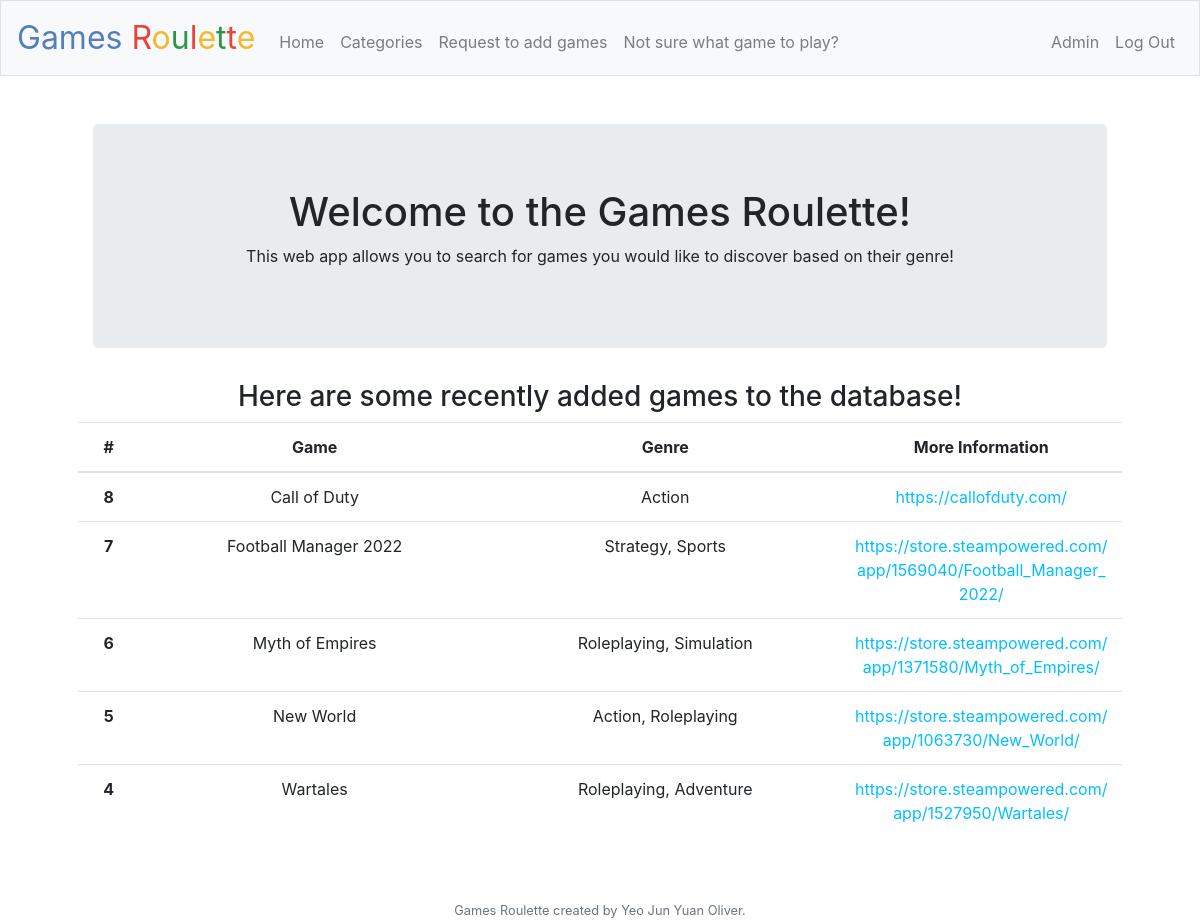
The page / (signed in) on the database its author committed.
### tables this page shows
CREATE TABLE games (id INTEGER, gamename TEXT NOT NULL, genre TEXT NOT NULL, website TEXT NOT NULL, PRIMARY KEY(id));

### application.py (the view)
@app.route("/")
@login_required
def index():
    user_id = session['user_id']
    admin = db.execute("SELECT admin FROM users WHERE id = ?", user_id)[0]["admin"]
    games = db.execute("SELECT id, gamename, genre, website FROM games ORDER BY id DESC LIMIT 5")
    return render_template("index.html", admin=admin, games=games)

### application.py (called while the page is built)
@app.after_request
def after_request(response):
    response.headers["Cache-Control"] = "no-cache, no-store, must-revalidate"
    response.headers["Expires"] = 0
    response.headers["Pragma"] = "no-cache"
    return response

### helpers.py (called while the page is built)
def login_required(f):
    @wraps(f)
    def decorated_function(*args, **kwargs):
        if session.get("user_id") is None:
            return redirect("/login")
        return f(*args, **kwargs)
    return decorated_function

### templates/index.html (shortened to what this page needs)
{% extends "layout.html" %}
{% block main %}
    <div class="container">
        <div class="jumbotron">
            <h1>Welcome to the Games Roulette!</h1>
            <p>This web app allows you to search for games you would like to discover based on their genre!</p>
        </div>
    </div>
    <h3>Here are some recently added games to the database!</h3>
    <table class="table">
        <thead>
            <tr>
                <th scope="col">#</th>
                <th scope="col">Game</th>
                <th scope="col">Genre</th>
                <th scope="col">More Information</th>
            </tr>
        </thead>
        <tbody>
            {% for game in games %}
            <tr>
                <th scope="row">{{ game.id }}</th>
                <td>{{ game.gamename }}</td>
                <td>{{ game.genre }}</td>
                <td style="word-wrap: break-word;min-width: 160px;max-width: 160px;"><a href={{ game.website }}>{{ game.website }}</a></td>
            </tr>
            {% endfor %}
        </tbody>
    </table>
{% endblock %}

### templates/layout.html (shortened to what this page needs)
<!DOCTYPE html>
<html lang="en">
    <head>
        <link rel="stylesheet" href="https://cdn.jsdelivr.net/npm/bootstrap@4.5.3/dist/css/bootstrap.min.css">
        <link href="/static/styles.css" rel="stylesheet">
    </head>
    <body>
        <nav class="navbar navbar-expand-md navbar-light bg-light border">
            <a class="navbar-brand" href="/"><span class="blue">Games</span><span class="red"> R</span><span class="yellow">o</span><span class="green">u</span><span class="red">l</span><span class="yellow">e</span><span class="green">t</span><span class="red">t</span><span class="yellow">e</span></a>
            <div class="collapse navbar-collapse" id="navbar">
                {% if session.user_id %}
                    <ul class="navbar-nav mr-auto mt-2">
                        <li class="nav-item"><a class="nav-link" href="/">Home</a></li>
                        <li class="nav-item"><a class="nav-link" href="/categories">Categories</a></li>
                        <li class="nav-item"><a class="nav-link" href="/requests">Request to add games</a></li>
                        <li class="nav-item"><a class="nav-link" href="/roulette">Not sure what game to play?</a></li>
                    </ul>
                    <ul class="navbar-nav ml-auto mt-2">
                        {% if admin %}
                             <li class="nav-item"><a class="nav-link" href="/admin">Admin</a></li>
                        {% endif %}
                        <li class="nav-item"><a class="nav-link" href="/logout">Log Out</a></li>
                    </ul>
                {% else %}
                    <ul class="navbar-nav ml-auto mt-2">
                        <li class="nav-item"><a class="nav-link" href="/register">Register</a></li>
                        <li class="nav-item"><a class="nav-link" href="/login">Log In</a></li>
                    </ul>
                {% endif %}
            </div>
        </nav>
        <main class="container p-5">
            {% block main %}{% endblock %}
        </main>
        <footer class="small text-center text-muted">
            Games Roulette created by Yeo Jun Yuan Oliver.
        </footer>
    </body>
</html>

### static/styles.css (style rules this page uses)
nav .navbar-brand { font-size: xx-large; }
nav .navbar-brand .blue { color: #537fbe; }
nav .navbar-brand .red { color: #ea433b; }
nav .navbar-brand .yellow { color: #f5b82e; }
nav .navbar-brand .green { color: #2e944b; }
main { overflow-x: auto; text-align: center; }
a:link, a:visited { color: DeepSkyBlue; background-color: transparent; text-decoration: none; }

### rows shown on the page
games: id "8", gamename "Call of Duty", genre "Action", website "https://callofduty.com/"
games: id "7", gamename "Football Manager 2022", genre "Strategy, Sports", website "https://store.steampowered.com/app/1569040/Football_Manager_2022/"
games: id "6", gamename "Myth of Empires", genre "Roleplaying, Simulation", website "https://store.steampowered.com/app/1371580/Myth_of_Empires/"
games: id "5", gamename "New World", genre "Action, Roleplaying", website "https://store.steampowered.com/app/1063730/New_World/"
games: id "4", gamename "Wartales", genre "Roleplaying, Adventure", website "https://store.steampowered.com/app/1527950/Wartales/"
